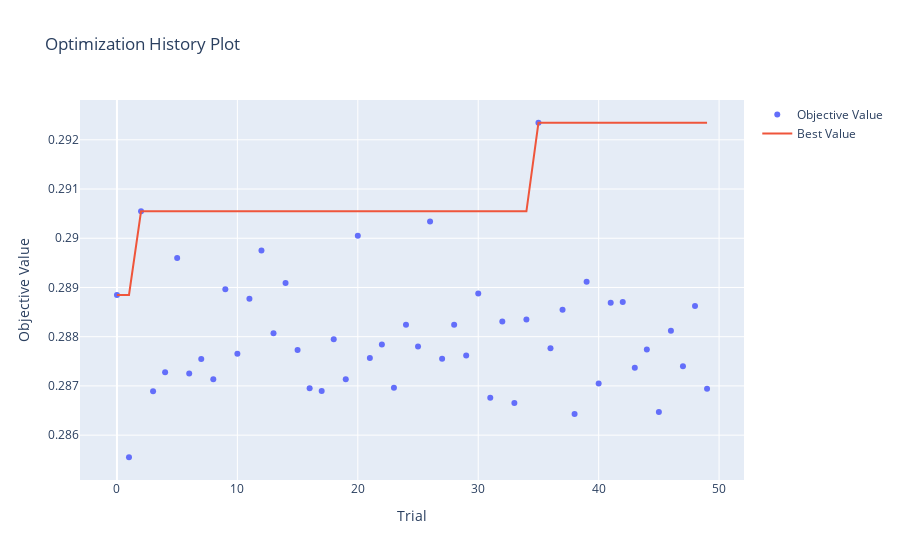

Write notebook code for a chart like this one.
### Markdown cell above
We narrowed the search space quite a bit in Phase 1, so the MAP@3 scores in this phase are quite similar for most of the trials. Every little bit of improvement helps for competition purposes, though.

### Code cell
# An interactive version of the plot above
plot_optimization_history(study).show()

### Figure 1 — Plotly figure (JSON) as saved in the notebook; plotly's stock layout.template omitted (floating-point values rounded to 4 significant figures)
{"data": [{"mode": "markers", "name": "Objective Value", "type": "scatter", "x": [0, 1, 2, 3, 4, 5, 6, 7, 8, 9, 10, 11, 12, 13, 14, 15, 16, 17, 18, 19, 20, 21, 22, 23, 24, 25, 26, 27, 28, 29, 30, 31, 32, 33, 34, 35, 36, 37, 38, 39, 40, 41, 42, 43, 44, 45, 46, 47, 48, 49], "y": [0.2888, 0.2856, 0.2905, 0.2869, 0.2873, 0.2896, 0.2873, 0.2875, 0.2871, 0.289, 0.2877, 0.2888, 0.2898, 0.2881, 0.2891, 0.2877, 0.287, 0.2869, 0.2879, 0.2871, 0.2901, 0.2876, 0.2878, 0.287, 0.2882, 0.2878, 0.2903, 0.2876, 0.2882, 0.2876, 0.2889, 0.2868, 0.2883, 0.2867, 0.2884, 0.2923, 0.2878, 0.2885, 0.2864, 0.2891, 0.287, 0.2887, 0.2887, 0.2874, 0.2877, 0.2865, 0.2881, 0.2874, 0.2886, 0.2869]}, {"mode": "lines", "name": "Best Value", "type": "scatter", "x": [0, 1, 2, 3, 4, 5, 6, 7, 8, 9, 10, 11, 12, 13, 14, 15, 16, 17, 18, 19, 20, 21, 22, 23, 24, 25, 26, 27, 28, 29, 30, 31, 32, 33, 34, 35, 36, 37, 38, 39, 40, 41, 42, 43, 44, 45, 46, 47, 48, 49], "y": [0.2888, 0.2888, 0.2905, 0.2905, 0.2905, 0.2905, 0.2905, 0.2905, 0.2905, 0.2905, 0.2905, 0.2905, 0.2905, 0.2905, 0.2905, 0.2905, 0.2905, 0.2905, 0.2905, 0.2905, 0.2905, 0.2905, 0.2905, 0.2905, 0.2905, 0.2905, 0.2905, 0.2905, 0.2905, 0.2905, 0.2905, 0.2905, 0.2905, 0.2905, 0.2905, 0.2923, 0.2923, 0.2923, 0.2923, 0.2923, 0.2923, 0.2923, 0.2923, 0.2923, 0.2923, 0.2923, 0.2923, 0.2923, 0.2923, 0.2923]}, {"marker": {"color": "#cccccc"}, "mode": "markers", "name": "Infeasible Trial", "showlegend": false, "type": "scatter", "x": [], "y": []}], "layout": {"title": {"text": "Optimization History Plot"}, "xaxis": {"title": {"text": "Trial"}}, "yaxis": {"title": {"text": "Objective Value"}}}}
